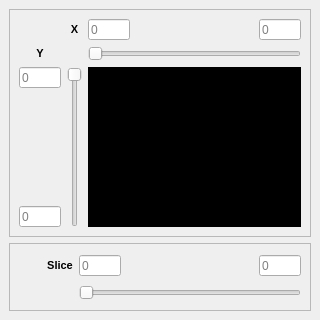
<?xml version="1.0" encoding="UTF-8"?>
<ui version="4.0">
 <class>selector_toolbox</class>
 <widget class="QWidget" name="selector_toolbox">
  <property name="geometry">
   <rect>
    <x>0</x>
    <y>0</y>
    <width>320</width>
    <height>320</height>
   </rect>
  </property>
  <property name="windowTitle">
   <string>Selector Toolbox</string>
  </property>
  <layout class="QGridLayout" name="gridLayout_3">
   <property name="leftMargin">
    <number>9</number>
   </property>
   <property name="topMargin">
    <number>9</number>
   </property>
   <property name="rightMargin">
    <number>9</number>
   </property>
   <property name="bottomMargin">
    <number>9</number>
   </property>
   <property name="spacing">
    <number>6</number>
   </property>
   <item row="0" column="0">
    <widget class="QFrame" name="frame_upper">
     <property name="sizePolicy">
      <sizepolicy hsizetype="Expanding" vsizetype="Expanding">
       <horstretch>0</horstretch>
       <verstretch>0</verstretch>
      </sizepolicy>
     </property>
     <property name="frameShape">
      <enum>QFrame::StyledPanel</enum>
     </property>
     <property name="frameShadow">
      <enum>QFrame::Sunken</enum>
     </property>
     <property name="lineWidth">
      <number>2</number>
     </property>
     <layout class="QGridLayout" name="gridLayout">
      <property name="leftMargin">
       <number>9</number>
      </property>
      <property name="topMargin">
       <number>9</number>
      </property>
      <property name="rightMargin">
       <number>9</number>
      </property>
      <property name="bottomMargin">
       <number>9</number>
      </property>
      <property name="spacing">
       <number>6</number>
      </property>
      <item row="0" column="4">
       <widget class="QLineEdit" name="line_edit_size_x">
        <property name="sizePolicy">
         <sizepolicy hsizetype="Fixed" vsizetype="Fixed">
          <horstretch>0</horstretch>
          <verstretch>0</verstretch>
         </sizepolicy>
        </property>
        <property name="minimumSize">
         <size>
          <width>42</width>
          <height>21</height>
         </size>
        </property>
        <property name="maximumSize">
         <size>
          <width>42</width>
          <height>21</height>
         </size>
        </property>
        <property name="text">
         <string/>
        </property>
        <property name="alignment">
         <set>Qt::AlignLeading|Qt::AlignLeft|Qt::AlignVCenter</set>
        </property>
        <property name="placeholderText">
         <string>0</string>
        </property>
       </widget>
      </item>
      <item row="1" column="0">
       <widget class="QLabel" name="label_y">
        <property name="font">
         <font>
          <pointsize>8</pointsize>
          <weight>75</weight>
          <bold>true</bold>
         </font>
        </property>
        <property name="text">
         <string>Y</string>
        </property>
        <property name="alignment">
         <set>Qt::AlignCenter</set>
        </property>
       </widget>
      </item>
      <item row="1" column="2" colspan="3">
       <widget class="QxtSpanSlider" name="slider_x">
        <property name="sizePolicy">
         <sizepolicy hsizetype="Preferred" vsizetype="Fixed">
          <horstretch>1</horstretch>
          <verstretch>0</verstretch>
         </sizepolicy>
        </property>
        <property name="minimumSize">
         <size>
          <width>120</width>
          <height>0</height>
         </size>
        </property>
        <property name="maximum">
         <number>0</number>
        </property>
        <property name="value">
         <number>0</number>
        </property>
        <property name="orientation">
         <enum>Qt::Horizontal</enum>
        </property>
       </widget>
      </item>
      <item row="2" column="0">
       <widget class="QLineEdit" name="line_edit_offset_y">
        <property name="sizePolicy">
         <sizepolicy hsizetype="Fixed" vsizetype="Fixed">
          <horstretch>0</horstretch>
          <verstretch>0</verstretch>
         </sizepolicy>
        </property>
        <property name="minimumSize">
         <size>
          <width>42</width>
          <height>21</height>
         </size>
        </property>
        <property name="maximumSize">
         <size>
          <width>42</width>
          <height>21</height>
         </size>
        </property>
        <property name="text">
         <string/>
        </property>
        <property name="alignment">
         <set>Qt::AlignLeading|Qt::AlignLeft|Qt::AlignVCenter</set>
        </property>
        <property name="placeholderText">
         <string>0</string>
        </property>
       </widget>
      </item>
      <item row="2" column="2" rowspan="3" colspan="3">
       <widget class="QLabel" name="image">
        <property name="sizePolicy">
         <sizepolicy hsizetype="Expanding" vsizetype="Expanding">
          <horstretch>0</horstretch>
          <verstretch>0</verstretch>
         </sizepolicy>
        </property>
        <property name="palette">
         <palette>
          <active>
           <colorrole role="WindowText">
            <brush brushstyle="SolidPattern">
             <color alpha="255">
              <red>255</red>
              <green>255</green>
              <blue>255</blue>
             </color>
            </brush>
           </colorrole>
           <colorrole role="Button">
            <brush brushstyle="SolidPattern">
             <color alpha="255">
              <red>0</red>
              <green>0</green>
              <blue>0</blue>
             </color>
            </brush>
           </colorrole>
           <colorrole role="Light">
            <brush brushstyle="SolidPattern">
             <color alpha="255">
              <red>0</red>
              <green>0</green>
              <blue>0</blue>
             </color>
            </brush>
           </colorrole>
           <colorrole role="Midlight">
            <brush brushstyle="SolidPattern">
             <color alpha="255">
              <red>0</red>
              <green>0</green>
              <blue>0</blue>
             </color>
            </brush>
           </colorrole>
           <colorrole role="Dark">
            <brush brushstyle="SolidPattern">
             <color alpha="255">
              <red>0</red>
              <green>0</green>
              <blue>0</blue>
             </color>
            </brush>
           </colorrole>
           <colorrole role="Mid">
            <brush brushstyle="SolidPattern">
             <color alpha="255">
              <red>0</red>
              <green>0</green>
              <blue>0</blue>
             </color>
            </brush>
           </colorrole>
           <colorrole role="Text">
            <brush brushstyle="SolidPattern">
             <color alpha="255">
              <red>255</red>
              <green>255</green>
              <blue>255</blue>
             </color>
            </brush>
           </colorrole>
           <colorrole role="BrightText">
            <brush brushstyle="SolidPattern">
             <color alpha="255">
              <red>255</red>
              <green>255</green>
              <blue>255</blue>
             </color>
            </brush>
           </colorrole>
           <colorrole role="ButtonText">
            <brush brushstyle="SolidPattern">
             <color alpha="255">
              <red>255</red>
              <green>255</green>
              <blue>255</blue>
             </color>
            </brush>
           </colorrole>
           <colorrole role="Base">
            <brush brushstyle="SolidPattern">
             <color alpha="255">
              <red>0</red>
              <green>0</green>
              <blue>0</blue>
             </color>
            </brush>
           </colorrole>
           <colorrole role="Window">
            <brush brushstyle="SolidPattern">
             <color alpha="255">
              <red>0</red>
              <green>0</green>
              <blue>0</blue>
             </color>
            </brush>
           </colorrole>
           <colorrole role="Shadow">
            <brush brushstyle="SolidPattern">
             <color alpha="255">
              <red>0</red>
              <green>0</green>
              <blue>0</blue>
             </color>
            </brush>
           </colorrole>
           <colorrole role="AlternateBase">
            <brush brushstyle="SolidPattern">
             <color alpha="255">
              <red>0</red>
              <green>0</green>
              <blue>0</blue>
             </color>
            </brush>
           </colorrole>
           <colorrole role="ToolTipBase">
            <brush brushstyle="SolidPattern">
             <color alpha="255">
              <red>255</red>
              <green>255</green>
              <blue>220</blue>
             </color>
            </brush>
           </colorrole>
           <colorrole role="ToolTipText">
            <brush brushstyle="SolidPattern">
             <color alpha="255">
              <red>0</red>
              <green>0</green>
              <blue>0</blue>
             </color>
            </brush>
           </colorrole>
          </active>
          <inactive>
           <colorrole role="WindowText">
            <brush brushstyle="SolidPattern">
             <color alpha="255">
              <red>255</red>
              <green>255</green>
              <blue>255</blue>
             </color>
            </brush>
           </colorrole>
           <colorrole role="Button">
            <brush brushstyle="SolidPattern">
             <color alpha="255">
              <red>0</red>
              <green>0</green>
              <blue>0</blue>
             </color>
            </brush>
           </colorrole>
           <colorrole role="Light">
            <brush brushstyle="SolidPattern">
             <color alpha="255">
              <red>0</red>
              <green>0</green>
              <blue>0</blue>
             </color>
            </brush>
           </colorrole>
           <colorrole role="Midlight">
            <brush brushstyle="SolidPattern">
             <color alpha="255">
              <red>0</red>
              <green>0</green>
              <blue>0</blue>
             </color>
            </brush>
           </colorrole>
           <colorrole role="Dark">
            <brush brushstyle="SolidPattern">
             <color alpha="255">
              <red>0</red>
              <green>0</green>
              <blue>0</blue>
             </color>
            </brush>
           </colorrole>
           <colorrole role="Mid">
            <brush brushstyle="SolidPattern">
             <color alpha="255">
              <red>0</red>
              <green>0</green>
              <blue>0</blue>
             </color>
            </brush>
           </colorrole>
           <colorrole role="Text">
            <brush brushstyle="SolidPattern">
             <color alpha="255">
              <red>255</red>
              <green>255</green>
              <blue>255</blue>
             </color>
            </brush>
           </colorrole>
           <colorrole role="BrightText">
            <brush brushstyle="SolidPattern">
             <color alpha="255">
              <red>255</red>
              <green>255</green>
              <blue>255</blue>
             </color>
            </brush>
           </colorrole>
           <colorrole role="ButtonText">
            <brush brushstyle="SolidPattern">
             <color alpha="255">
              <red>255</red>
              <green>255</green>
              <blue>255</blue>
             </color>
            </brush>
           </colorrole>
           <colorrole role="Base">
            <brush brushstyle="SolidPattern">
             <color alpha="255">
              <red>0</red>
              <green>0</green>
              <blue>0</blue>
             </color>
            </brush>
           </colorrole>
           <colorrole role="Window">
            <brush brushstyle="SolidPattern">
             <color alpha="255">
              <red>0</red>
              <green>0</green>
              <blue>0</blue>
             </color>
            </brush>
           </colorrole>
           <colorrole role="Shadow">
            <brush brushstyle="SolidPattern">
             <color alpha="255">
              <red>0</red>
              <green>0</green>
              <blue>0</blue>
             </color>
            </brush>
           </colorrole>
           <colorrole role="AlternateBase">
            <brush brushstyle="SolidPattern">
             <color alpha="255">
              <red>0</red>
              <green>0</green>
              <blue>0</blue>
             </color>
            </brush>
           </colorrole>
           <colorrole role="ToolTipBase">
            <brush brushstyle="SolidPattern">
             <color alpha="255">
              <red>255</red>
              <green>255</green>
              <blue>220</blue>
             </color>
            </brush>
           </colorrole>
           <colorrole role="ToolTipText">
            <brush brushstyle="SolidPattern">
             <color alpha="255">
              <red>0</red>
              <green>0</green>
              <blue>0</blue>
             </color>
            </brush>
           </colorrole>
          </inactive>
          <disabled>
           <colorrole role="WindowText">
            <brush brushstyle="SolidPattern">
             <color alpha="255">
              <red>0</red>
              <green>0</green>
              <blue>0</blue>
             </color>
            </brush>
           </colorrole>
           <colorrole role="Button">
            <brush brushstyle="SolidPattern">
             <color alpha="255">
              <red>0</red>
              <green>0</green>
              <blue>0</blue>
             </color>
            </brush>
           </colorrole>
           <colorrole role="Light">
            <brush brushstyle="SolidPattern">
             <color alpha="255">
              <red>0</red>
              <green>0</green>
              <blue>0</blue>
             </color>
            </brush>
           </colorrole>
           <colorrole role="Midlight">
            <brush brushstyle="SolidPattern">
             <color alpha="255">
              <red>0</red>
              <green>0</green>
              <blue>0</blue>
             </color>
            </brush>
           </colorrole>
           <colorrole role="Dark">
            <brush brushstyle="SolidPattern">
             <color alpha="255">
              <red>0</red>
              <green>0</green>
              <blue>0</blue>
             </color>
            </brush>
           </colorrole>
           <colorrole role="Mid">
            <brush brushstyle="SolidPattern">
             <color alpha="255">
              <red>0</red>
              <green>0</green>
              <blue>0</blue>
             </color>
            </brush>
           </colorrole>
           <colorrole role="Text">
            <brush brushstyle="SolidPattern">
             <color alpha="255">
              <red>0</red>
              <green>0</green>
              <blue>0</blue>
             </color>
            </brush>
           </colorrole>
           <colorrole role="BrightText">
            <brush brushstyle="SolidPattern">
             <color alpha="255">
              <red>255</red>
              <green>255</green>
              <blue>255</blue>
             </color>
            </brush>
           </colorrole>
           <colorrole role="ButtonText">
            <brush brushstyle="SolidPattern">
             <color alpha="255">
              <red>0</red>
              <green>0</green>
              <blue>0</blue>
             </color>
            </brush>
           </colorrole>
           <colorrole role="Base">
            <brush brushstyle="SolidPattern">
             <color alpha="255">
              <red>0</red>
              <green>0</green>
              <blue>0</blue>
             </color>
            </brush>
           </colorrole>
           <colorrole role="Window">
            <brush brushstyle="SolidPattern">
             <color alpha="255">
              <red>0</red>
              <green>0</green>
              <blue>0</blue>
             </color>
            </brush>
           </colorrole>
           <colorrole role="Shadow">
            <brush brushstyle="SolidPattern">
             <color alpha="255">
              <red>0</red>
              <green>0</green>
              <blue>0</blue>
             </color>
            </brush>
           </colorrole>
           <colorrole role="AlternateBase">
            <brush brushstyle="SolidPattern">
             <color alpha="255">
              <red>0</red>
              <green>0</green>
              <blue>0</blue>
             </color>
            </brush>
           </colorrole>
           <colorrole role="ToolTipBase">
            <brush brushstyle="SolidPattern">
             <color alpha="255">
              <red>255</red>
              <green>255</green>
              <blue>220</blue>
             </color>
            </brush>
           </colorrole>
           <colorrole role="ToolTipText">
            <brush brushstyle="SolidPattern">
             <color alpha="255">
              <red>0</red>
              <green>0</green>
              <blue>0</blue>
             </color>
            </brush>
           </colorrole>
          </disabled>
         </palette>
        </property>
        <property name="autoFillBackground">
         <bool>true</bool>
        </property>
        <property name="text">
         <string/>
        </property>
       </widget>
      </item>
      <item row="2" column="1" rowspan="3">
       <widget class="QxtSpanSlider" name="slider_y">
        <property name="sizePolicy">
         <sizepolicy hsizetype="Fixed" vsizetype="Preferred">
          <horstretch>0</horstretch>
          <verstretch>1</verstretch>
         </sizepolicy>
        </property>
        <property name="minimumSize">
         <size>
          <width>0</width>
          <height>120</height>
         </size>
        </property>
        <property name="maximum">
         <number>0</number>
        </property>
        <property name="value">
         <number>0</number>
        </property>
        <property name="orientation">
         <enum>Qt::Vertical</enum>
        </property>
        <property name="invertedAppearance">
         <bool>true</bool>
        </property>
        <property name="invertedControls">
         <bool>false</bool>
        </property>
       </widget>
      </item>
      <item row="0" column="3">
       <spacer name="spacer_x">
        <property name="orientation">
         <enum>Qt::Horizontal</enum>
        </property>
        <property name="sizeHint" stdset="0">
         <size>
          <width>80</width>
          <height>18</height>
         </size>
        </property>
       </spacer>
      </item>
      <item row="0" column="1">
       <widget class="QLabel" name="label_x">
        <property name="font">
         <font>
          <pointsize>8</pointsize>
          <weight>75</weight>
          <bold>true</bold>
         </font>
        </property>
        <property name="text">
         <string>X</string>
        </property>
        <property name="alignment">
         <set>Qt::AlignCenter</set>
        </property>
       </widget>
      </item>
      <item row="4" column="0">
       <widget class="QLineEdit" name="line_edit_size_y">
        <property name="sizePolicy">
         <sizepolicy hsizetype="Fixed" vsizetype="Fixed">
          <horstretch>0</horstretch>
          <verstretch>0</verstretch>
         </sizepolicy>
        </property>
        <property name="minimumSize">
         <size>
          <width>42</width>
          <height>21</height>
         </size>
        </property>
        <property name="maximumSize">
         <size>
          <width>42</width>
          <height>21</height>
         </size>
        </property>
        <property name="text">
         <string/>
        </property>
        <property name="alignment">
         <set>Qt::AlignLeading|Qt::AlignLeft|Qt::AlignVCenter</set>
        </property>
        <property name="placeholderText">
         <string>0</string>
        </property>
       </widget>
      </item>
      <item row="3" column="0">
       <spacer name="spacer_y">
        <property name="orientation">
         <enum>Qt::Vertical</enum>
        </property>
        <property name="sizeHint" stdset="0">
         <size>
          <width>39</width>
          <height>66</height>
         </size>
        </property>
       </spacer>
      </item>
      <item row="0" column="2">
       <widget class="QLineEdit" name="line_edit_offset_x">
        <property name="sizePolicy">
         <sizepolicy hsizetype="Fixed" vsizetype="Fixed">
          <horstretch>0</horstretch>
          <verstretch>0</verstretch>
         </sizepolicy>
        </property>
        <property name="minimumSize">
         <size>
          <width>42</width>
          <height>21</height>
         </size>
        </property>
        <property name="maximumSize">
         <size>
          <width>42</width>
          <height>21</height>
         </size>
        </property>
        <property name="text">
         <string/>
        </property>
        <property name="alignment">
         <set>Qt::AlignLeading|Qt::AlignLeft|Qt::AlignVCenter</set>
        </property>
        <property name="placeholderText">
         <string>0</string>
        </property>
       </widget>
      </item>
     </layout>
    </widget>
   </item>
   <item row="1" column="0">
    <widget class="QFrame" name="frame_lower">
     <property name="frameShape">
      <enum>QFrame::StyledPanel</enum>
     </property>
     <property name="frameShadow">
      <enum>QFrame::Sunken</enum>
     </property>
     <property name="lineWidth">
      <number>2</number>
     </property>
     <layout class="QGridLayout" name="gridLayout_2">
      <item row="0" column="0" rowspan="2">
       <spacer name="spacer_left">
        <property name="orientation">
         <enum>Qt::Horizontal</enum>
        </property>
        <property name="sizeHint" stdset="0">
         <size>
          <width>28</width>
          <height>48</height>
         </size>
        </property>
       </spacer>
      </item>
      <item row="0" column="3">
       <spacer name="spacer_z">
        <property name="orientation">
         <enum>Qt::Horizontal</enum>
        </property>
        <property name="sizeHint" stdset="0">
         <size>
          <width>84</width>
          <height>18</height>
         </size>
        </property>
       </spacer>
      </item>
      <item row="0" column="1">
       <widget class="QLabel" name="label_z">
        <property name="font">
         <font>
          <pointsize>8</pointsize>
          <weight>75</weight>
          <bold>true</bold>
         </font>
        </property>
        <property name="text">
         <string>Slice</string>
        </property>
        <property name="alignment">
         <set>Qt::AlignCenter</set>
        </property>
       </widget>
      </item>
      <item row="0" column="4">
       <widget class="QLineEdit" name="line_edit_size_z">
        <property name="sizePolicy">
         <sizepolicy hsizetype="Fixed" vsizetype="Fixed">
          <horstretch>0</horstretch>
          <verstretch>0</verstretch>
         </sizepolicy>
        </property>
        <property name="minimumSize">
         <size>
          <width>42</width>
          <height>21</height>
         </size>
        </property>
        <property name="maximumSize">
         <size>
          <width>42</width>
          <height>21</height>
         </size>
        </property>
        <property name="text">
         <string/>
        </property>
        <property name="alignment">
         <set>Qt::AlignLeading|Qt::AlignLeft|Qt::AlignVCenter</set>
        </property>
        <property name="placeholderText">
         <string>0</string>
        </property>
       </widget>
      </item>
      <item row="0" column="2">
       <widget class="QLineEdit" name="line_edit_offset_z">
        <property name="sizePolicy">
         <sizepolicy hsizetype="Fixed" vsizetype="Fixed">
          <horstretch>0</horstretch>
          <verstretch>0</verstretch>
         </sizepolicy>
        </property>
        <property name="minimumSize">
         <size>
          <width>42</width>
          <height>21</height>
         </size>
        </property>
        <property name="maximumSize">
         <size>
          <width>42</width>
          <height>21</height>
         </size>
        </property>
        <property name="text">
         <string/>
        </property>
        <property name="alignment">
         <set>Qt::AlignLeading|Qt::AlignLeft|Qt::AlignVCenter</set>
        </property>
        <property name="placeholderText">
         <string>0</string>
        </property>
       </widget>
      </item>
      <item row="1" column="2" colspan="3">
       <widget class="QxtSpanSlider" name="slider_z">
        <property name="sizePolicy">
         <sizepolicy hsizetype="Preferred" vsizetype="Fixed">
          <horstretch>1</horstretch>
          <verstretch>0</verstretch>
         </sizepolicy>
        </property>
        <property name="minimumSize">
         <size>
          <width>120</width>
          <height>0</height>
         </size>
        </property>
        <property name="maximum">
         <number>0</number>
        </property>
        <property name="value">
         <number>0</number>
        </property>
        <property name="orientation">
         <enum>Qt::Horizontal</enum>
        </property>
       </widget>
      </item>
     </layout>
    </widget>
   </item>
  </layout>
 </widget>
 <customwidgets>
  <customwidget>
   <class>QxtSpanSlider</class>
   <extends>QSlider</extends>
   <header location="global">third_party/qxt/qxtspanslider.h</header>
  </customwidget>
 </customwidgets>
 <tabstops>
  <tabstop>line_edit_offset_x</tabstop>
  <tabstop>line_edit_size_x</tabstop>
  <tabstop>slider_x</tabstop>
  <tabstop>line_edit_offset_y</tabstop>
  <tabstop>line_edit_size_y</tabstop>
  <tabstop>slider_y</tabstop>
  <tabstop>line_edit_offset_z</tabstop>
  <tabstop>line_edit_size_z</tabstop>
  <tabstop>slider_z</tabstop>
 </tabstops>
 <resources/>
 <connections/>
</ui>
